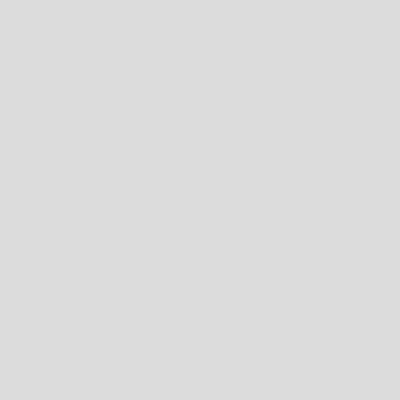
Frame 1 (no input)
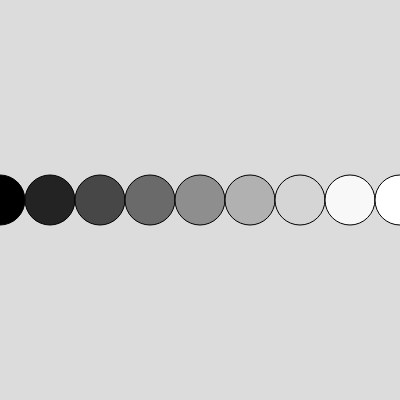
Frame 60 (no input)
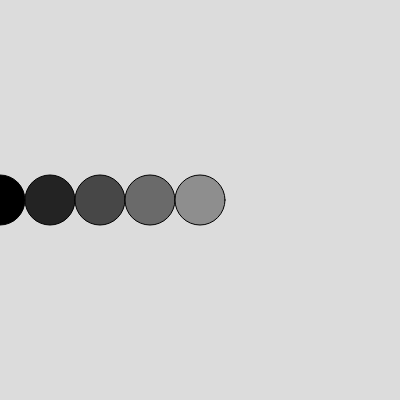
Frame 120 (the mouse pressed at the canvas centre since frame 60)

The p5.js sketch that drew these frames (run headless with seeded random() and noise() and a simulated clock; from frame 60 on, the mouse is pressed at the canvas centre):

// p5.js sketch
// ── sketch.js
let compteur = 0;
let direction = 0.2; // 1 = avance, -1 = recule

function setup() {
  createCanvas(400, 400);
  background(220);
}

function draw() {
  background(220);

  // cercles
  for (let i = 0; i < compteur; i++) {
    let x = i * 50;
    fill(x / 1.41);
    circle(x, height / 2, 50);
  }

  
  compteur += direction;

  // Inverse
  if (compteur >= 12) {
    direction = -1;
  }
  if (compteur <= -3) {
    direction = 0.2;
  }
}
